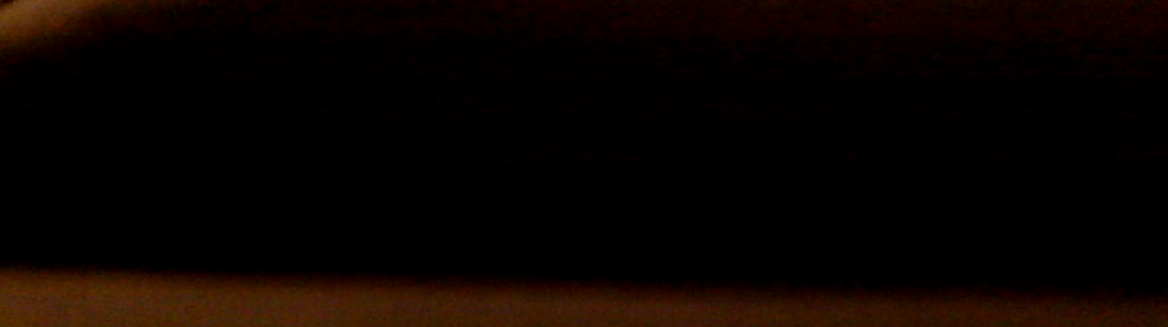
#> input picture data/enrolled/black-water-bottle-8541de26-banked-0412781502.png, 1168 x 327 px
$ python -i camera.py   (imports and definitions only)   (older library calls are emulated)
#> lines starting #> are read from the running program, lines starting #| are printed output that depends on the picture
#> further down, picture is the input picture: shape (327, 1168, 3); mean B, G, R 0.5, 3.5, 10.5
from __future__ import annotations

import threading
import time
import sys
import uuid
from collections import deque
from dataclasses import dataclass
from datetime import UTC, datetime
from pathlib import Path
from queue import Empty, Full, Queue
from typing import Callable

import cv2
import numpy as np

from .object_tracking import ObjectMotionTracker
from .recognition import ArucoRecognizer, Recognizer, detect_markers, marker_dictionary

__all__ = ["CameraService", "EnrollmentCapture", "detect_markers", "marker_dictionary", "select_enrollment_views"]

# A high-tier sighting must repeat before it is published, and a
# provisional (medium-tier) sighting must repeat more — single-frame
# false positives never reach the UI.
CONFIRM_HITS_HIGH = 2
CONFIRM_HITS_PROVISIONAL = 3
# Self-improving view bank: only high-confidence, confirmed tracks bank
# new angles, at most one banked view per identity every few seconds and
# only when the viewpoint actually moved.
BANK_MIN_CONFIDENCE = 0.5
BANK_INTERVAL_SECONDS = 3.0
BANK_MIN_CORNER_SHIFT_PX = 25.0
BANK_PERSIST_QUEUE_SIZE = 4


@dataclass(slots=True)
class MarkerTrack:
    corners: np.ndarray
    confidence: float
    method: str
    seen_monotonic: float
    hits: int = 1
    tier: str = "high"

    # [6 lines left out: function confirmed, not called in this run]


def _centre_crop(frame: np.ndarray, margin: float = 0.15) -> np.ndarray:
    height, width = frame.shape[:2]
    x0, x1 = int(width * margin), int(width * (1 - margin))
    y0, y1 = int(height * margin), int(height * (1 - margin))
    return frame[y0:y1, x0:x1]


def _select_enrollment_views(
    frames: list[np.ndarray], *, max_views: int = 5
) -> tuple[list[np.ndarray], float]:
#> called with max_views = 5
    scored: list[tuple[float, np.ndarray, np.ndarray]] = []
    for frame in frames:
        crop = _centre_crop(frame)
        gray = cv2.cvtColor(crop, cv2.COLOR_BGR2GRAY) if crop.ndim == 3 else crop
        sharpness = float(cv2.Laplacian(gray, cv2.CV_64F).var())
        thumb = cv2.resize(gray, (32, 32)).astype(np.float32)
        scored.append((sharpness, crop.copy(), thumb))
#> this loop made 327 passes
#> sharpness on passes 1 to 3: 44.59, 39.07, 38.69
#> pass 1, in _select_enrollment_views, `thumb = cv2.resize(gray, (32, 32)).astype(np.float32)`:
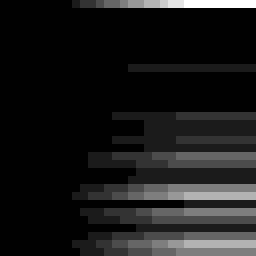
#> thumb: shape (32, 32) float32 (shown 8 times larger); min 0, max 10, mean 0.992; drawn with min black and max white
#> pass 2, in _select_enrollment_views, `thumb = cv2.resize(gray, (32, 32)).astype(np.float32)`:
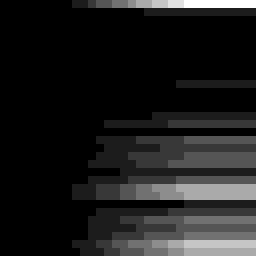
#> thumb: shape (32, 32) float32 (shown 8 times larger); min 0, max 9, mean 1.02; drawn with min black and max white
#> pass 3, in _select_enrollment_views, `thumb = cv2.resize(gray, (32, 32)).astype(np.float32)`:
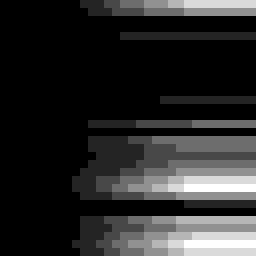
#> thumb: shape (32, 32) float32 (shown 8 times larger); min 0, max 7, mean 1.15; drawn with min black and max white
#> after the loop, scored = 327 items
    if not scored:
        return [], 0.0
    best_sharpness = max(item[0] for item in scored)
#> best_sharpness = 2910.5
    floor = max(25.0, 0.35 * best_sharpness)
#> floor = 1018.7
    selected: list[tuple[float, np.ndarray, np.ndarray]] = []
    for sharpness, crop, thumb in sorted(scored, key=lambda item: -item[0]):
        if sharpness < floor:
            continue
        if any(
            float(np.mean(np.abs(thumb - kept_thumb))) < 5.0
            for _, _, kept_thumb in selected
        ):
            continue
        selected.append((sharpness, crop, thumb))
        if len(selected) >= max_views:
            break
#> this loop made 327 passes
#> sharpness on passes 1 to 3: 2910.5, 2827.5, 2822.1
#> after the loop, selected = 2 items
    return [crop for _, crop, _ in selected], best_sharpness


# [5 lines left out: function select_enrollment_views, not called in this run]


@dataclass(slots=True)
class EnrollmentCapture:
    """Result of a live enrolment burst, with diagnostics for the UI."""

    views: list[np.ndarray]
    frames_sampled: int
    best_sharpness: float


class CameraService:
    """Own one capture and publish latest-value recognition/video snapshots."""

    # [255 lines left out: functions __init__, start, stop, status, assistant_frame, memory_capture and 6 more, not called in this run]

    # -- staged creation: scan -> review -> save ---------------------------

    PENDING_SCAN_TTL_SECONDS = 300.0
    MAX_PENDING_VIEWS = 8

    # [75 lines left out: functions create_pending_scan, _prune_pending_scans, get_pending_scan, extend_pending_scan, not called in this run]

    def drop_pending_scan(self, scan_id: str) -> bool:
        with self._lock:
            return self._pending_scans.pop(scan_id, None) is not None

    # [387 lines left out: functions reference_count, confirm_identity, _bank_view, _maybe_bank_view, _run_capture, _run_fixture_capture and 9 more, not called in this run]

    def latest_jpeg(self) -> bytes | None:
        with self._lock:
            return self._frame_jpeg

    # [86 lines left out: functions _rate, performance_snapshot, mjpeg_frames, not called in this run]

>>> import cv2
>>> picture = cv2.imread('../../data/enrolled/black-water-bottle-8541de26-banked-0412781502.png')
>>> result = _select_enrollment_views(picture)

$ run again, on data/enrolled/black-water-bottle-8541de26-banked-4fba4303b0.png
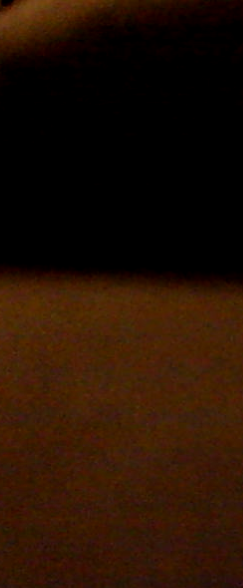
#> input picture data/enrolled/black-water-bottle-8541de26-banked-4fba4303b0.png, 243 x 588 px
#> picture is the input picture: shape (588, 243, 3); mean B, G, R 2.9, 16.6, 36.7
#> the loop in _select_enrollment_views, `for frame in frames:` made 588 passes
#> sharpness on passes 1 to 3: 4352.3, 4068.2, 3608.3
#> pass 1, in _select_enrollment_views, `thumb = cv2.resize(gray, (32, 32)).astype(np.float32)`:
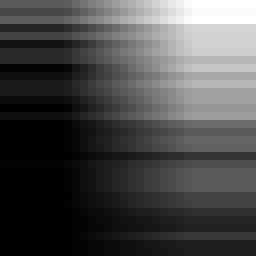
#> thumb: shape (32, 32) float32 (shown 8 times larger); min 0, max 68, mean 19.6; drawn with min black and max white
#> pass 3, in _select_enrollment_views, `thumb = cv2.resize(gray, (32, 32)).astype(np.float32)`:
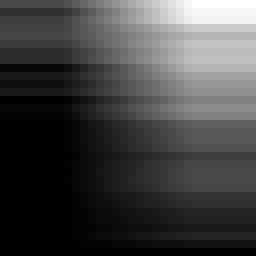
#> thumb: shape (32, 32) float32 (shown 8 times larger); min 0, max 69, mean 18; drawn with min black and max white
#> after the loop in _select_enrollment_views, `for frame in frames:`: scored = 588 items
#> best_sharpness = 5399.5
#> floor = 1889.8
#> the loop in _select_enrollment_views, `for sharpness, crop, thumb in sorted(scored, key=lambda item: -item[0]):` made 130 passes
#> sharpness on passes 1 to 8: 5399.5, 5367.1, 5252.3, 5124.9, 5107.6, 5096.6, 5073.7, 5062.3
#> after the loop in _select_enrollment_views, `for sharpness, crop, thumb in sorted(scored, key=lambda item: -item[0]):`: selected = 5 items
